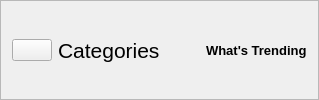
                         <widget class="QFrame" name="headerFrame_4">
                          <property name="styleSheet">
                           <string notr="true">QFrame{
	border-bottom: 1px solid rgb(131, 142, 162);
}
QLabel{
border: none
}</string>
                          </property>
                          <property name="frameShape">
                           <enum>QFrame::StyledPanel</enum>
                          </property>
                          <property name="frameShadow">
                           <enum>QFrame::Raised</enum>
                          </property>
                          <layout class="QHBoxLayout" name="horizontalLayout_40">
                           <item>
                            <widget class="QPushButton" name="pushButton_7">
                             <property name="text">
                              <string/>
                             </property>
                             <property name="icon">
                              <iconset resource="resources.qrc">
                               <normaloff>:/white /White Icons/briefcase.svg</normaloff>:/white /White Icons/briefcase.svg</iconset>
                             </property>
                             <property name="iconSize">
                              <size>
                               <width>30</width>
                               <height>30</height>
                              </size>
                             </property>
                            </widget>
                           </item>
                           <item>
                            <widget class="QLabel" name="label_61">
                             <property name="font">
                              <font>
                               <pointsize>16</pointsize>
                              </font>
                             </property>
                             <property name="text">
                              <string>Categories</string>
                             </property>
                            </widget>
                           </item>
                           <item>
                            <spacer name="horizontalSpacer_7">
                             <property name="orientation">
                              <enum>Qt::Horizontal</enum>
                             </property>
                             <property name="sizeHint" stdset="0">
                              <size>
                               <width>40</width>
                               <height>20</height>
                              </size>
                             </property>
                            </spacer>
                           </item>
                           <item alignment="Qt::AlignRight">
                            <widget class="QLabel" name="label_62">
                             <property name="font">
                              <font>
                               <pointsize>10</pointsize>
                               <weight>75</weight>
                               <bold>true</bold>
                              </font>
                             </property>
                             <property name="text">
                              <string>What's Trending</string>
                             </property>
                            </widget>
                           </item>
                          </layout>
                         </widget>
